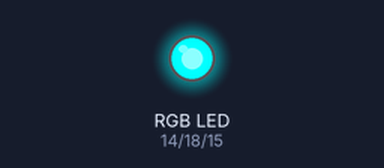
This program was run on a simulated Raspberry Pi (BCM pin numbers). Parts: an RGB LED mixed from three pins (HIGH = lit). At 9.0 s the program stops and its outputs stay as they are.

Above: at 0.5 s.
At 1.5 s:
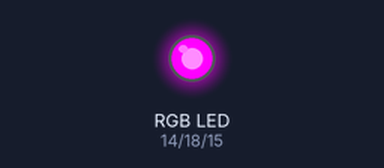
At 5.5 s:
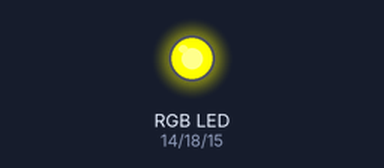
Timing chart, 0 to 6.9 s (numbered marks = the images above):
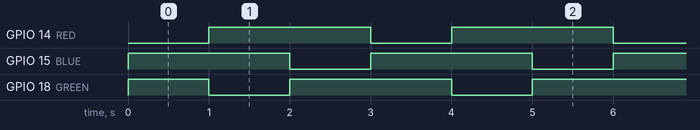

Measured:
- by itself, GPIO 14 (RED), GPIO 15 (BLUE): alternates HIGH for 2.0 s and LOW for 1.0 s
- by itself, GPIO 18 (GREEN): repeats every 3.0 s: LOW 1.0 s, HIGH 2.0 s

The program:

led.py
```python
import RPi.GPIO as GPIO
import time

GPIO.setmode(GPIO.BCM)				# BCM mode 설정

RED = 14							# LED pin 설정
GREEN = 18
BLUE = 15

GPIO.setup(RED, GPIO.OUT)			# pin mode 설정
GPIO.setup(GREEN, GPIO.OUT)
GPIO.setup(BLUE, GPIO.OUT)

for i in range(3):					# 1초마다 RGB 반복(3번만)
	GPIO.output(RED, GPIO.LOW)		# 출력값 설정
	GPIO.output(GREEN, GPIO.HIGH)
	GPIO.output(BLUE, GPIO.HIGH)
	time.sleep(1)

	GPIO.output(RED, GPIO.HIGH)
	GPIO.output(GREEN, GPIO.LOW)
	GPIO.output(BLUE, GPIO.HIGH)
	time.sleep(1)

	GPIO.output(RED, GPIO.HIGH)
	GPIO.output(GREEN, GPIO.HIGH)
	GPIO.output(BLUE, GPIO.LOW)
	time.sleep(1)

GPIO.cleanup()
```
